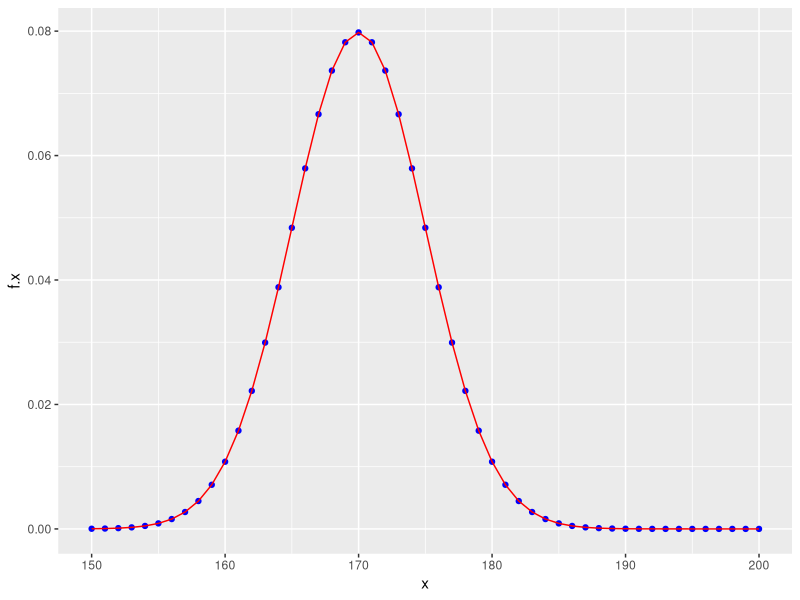

Write R code to recreate this figure.
e=exp(1)
e
pi
media=170
desv=5
x=170

# Calcular la función de densidad f(x) de una distribucion normal cuando x tiene valor especifico
numerador <- e^(-(x - media)^2 / (2 * desv^2))
denominador <- desv * sqrt(2 * pi)
prob <- numerador / denominador
prob

# Calcular la probabilidad acumulada F(x) con la funcion de dnorm
dnorm(x = 150:200,mean = media,sd = desv)

# Crear un data.frame con los valores de x y su densidad
datos=data.frame(x=150:200,f.x=dnorm(x = 150:200,mean = media,sd = desv))
datos

# Graficar la densidad con gplot
library(ggplot2)
ggplot(data = datos,aes(x = x,y=f.x))+
  geom_point(color="blue")+
  geom_line(color="red")

# Calcular probabilidades acumuladas con pnorm
# Probabilidad acumulada con personas que miden 160
acum=pnorm(q = 160,mean = media,sd = desv)
acum

# Agregar el valor acumulado a data_frame
datos=data.frame(x=150:200,f.x=dnorm(x = 150:200,mean = media,sd = desv),
                 F.x=pnorm(q=150:200,mean=media,sd=desv))
datos

# Calcular la probabilidad mayor o gial a 160, cola por la derecha
pnorm(q=160,mean=media,sd=desv,lower.tail = FALSE)
1-pnorm(q=160,mean=media,sd=desv)

# Generar numeros aleatorios de una distribucion normal
estaturas=rnorm(n = 100,mean = media,sd=desv)
estaturas
mean(estaturas)

# Obtener el valor x a partir de un  acumulada
qnorm(p = .5,mean = media,sd=desv)

# Calcular la probabilidad en el intervao 21-27 de una distribución normal de media igual a 30 y desviación igual a 6

pnorm(30,mean = 25,sd = 6)-pnorm(20,mean = 25,sd = 6)
